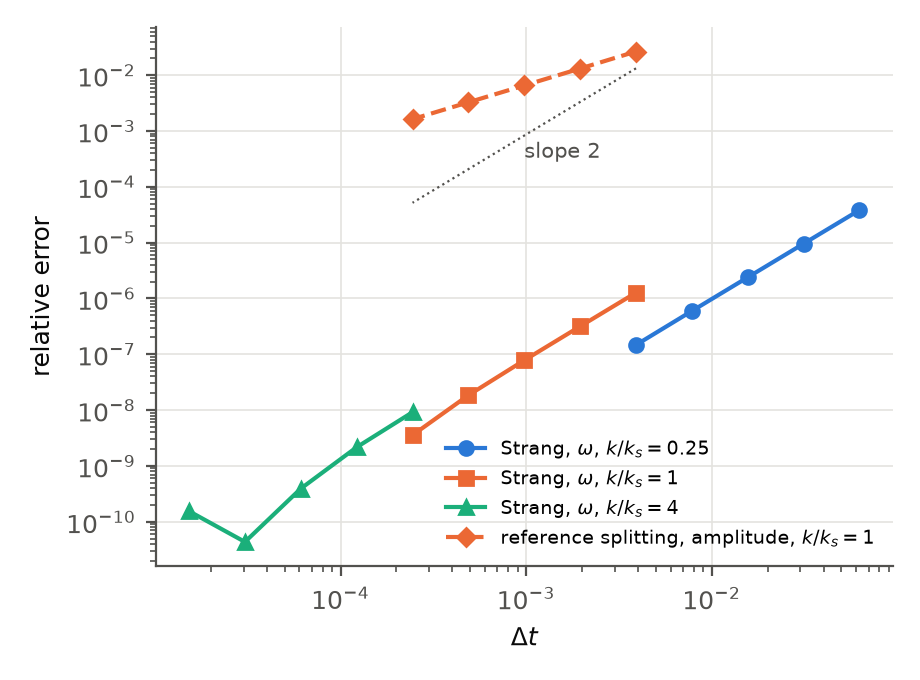
#> input picture papers/ar_bogoliubov_sk/data/fig_convergence.png, 920 x 680 px
$ python script_digitize_fig4.py ../../ar_bogoliubov_sk/data/fig_convergence.png ../../ar_bogoliubov_sk/data/fig_dispersion.png 5
#> lines starting #> are read from the running program, lines starting #| are printed output that depends on the picture; after the words box and inside, x2 and y2 are one past the last pixel; in counts of white or black regions, pixels touching at a corner belong together
"""Pixel digitizer for scatter markers in a cropped figure (Tier X extraction).

usage: digitize_fig4.py CROP.png OUT.json [R]
Finds the axis frame, major ticks, and marker centroids (filled or open circles).
"""
import json
import sys

import numpy as np
from PIL import Image
from scipy import ndimage as ndi

path = sys.argv[1]
r = int(sys.argv[3]) if len(sys.argv) > 3 else 9
im = np.array(Image.open(path).convert('L'))
dark = im < 128
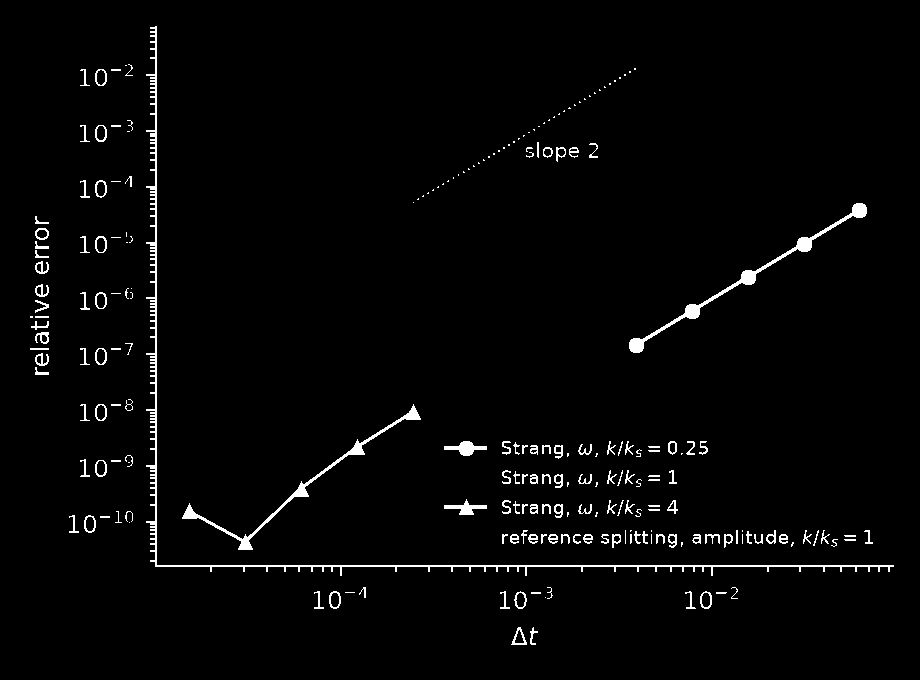
#> dark: shape (680, 920) bool; 2.3% white in thin lines or dots, all inside (x1, y1, x2, y2) = (30, 26, 894, 645)
rows = dark.sum(axis=1)
#> rows = 680 values, max 739 at index 565, min 0 at index 0, mean 21.07
cols = dark.sum(axis=0)
#> cols = 920 values, max 541 at index 155, min 0 at index 0, mean 15.58
xaxis_row = int(np.argmax(rows))
#> xaxis_row = 565
yaxis_col = int(np.argmax(cols))
#> yaxis_col = 155
print('x-axis row', xaxis_row, rows[xaxis_row], 'y-axis col', yaxis_col, cols[yaxis_col])
#| x-axis row 565 739 y-axis col 155 541
band = dark[xaxis_row + 5:xaxis_row + 14, :].sum(axis=0) > 5
xs = np.where(band)[0]
#> xs = [340, 341, 525, 526, 711, 712]
groups = np.split(xs, np.where(np.diff(xs) > 3)[0] + 1)
#> groups = [[340, 341], [525, 526], [711, 712]]
ticks_x = [float(g.mean()) for g in groups if len(g) > 0]
#> ticks_x = [340.5, 525.5, 711.5]
print('x ticks px', [round(t, 1) for t in ticks_x])
#| x ticks px [340.5, 525.5, 711.5]
bandy = dark[:, yaxis_col - 14:yaxis_col - 5].sum(axis=1) > 5
ys = np.where(bandy)[0]
#> ys = empty array
gy = np.split(ys, np.where(np.diff(ys) > 3)[0] + 1)
#> gy = [empty array]
ticks_y = [float(g.mean()) for g in gy if len(g) > 0]
#> ticks_y = []
print('y ticks px', [round(t, 1) for t in ticks_y])
#| y ticks px []
filled = ndi.binary_fill_holes(dark)
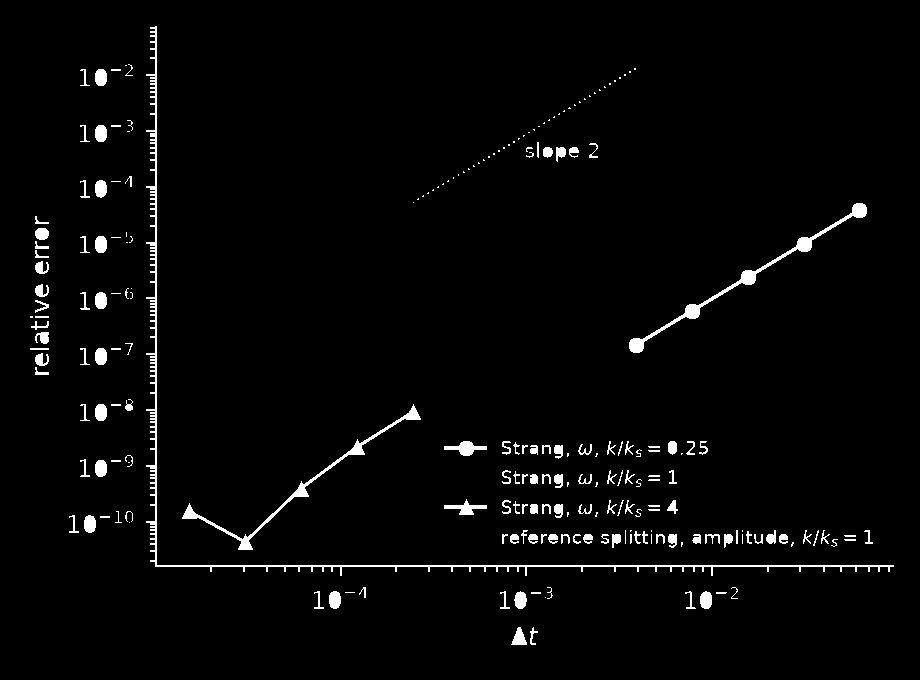
#> filled: shape (680, 920) bool; 2.6% white; 221 white regions (81 under 20 px), largest, box (x1, y1, x2, y2) and area: (146, 26, 894, 576) 3872, (629, 203, 867, 353) 1665, (182, 404, 421, 550) 1373
yy, xx = np.ogrid[-r:r + 1, -r:r + 1]
disk = (xx * xx + yy * yy) <= r * r
op = ndi.binary_opening(filled, structure=disk)
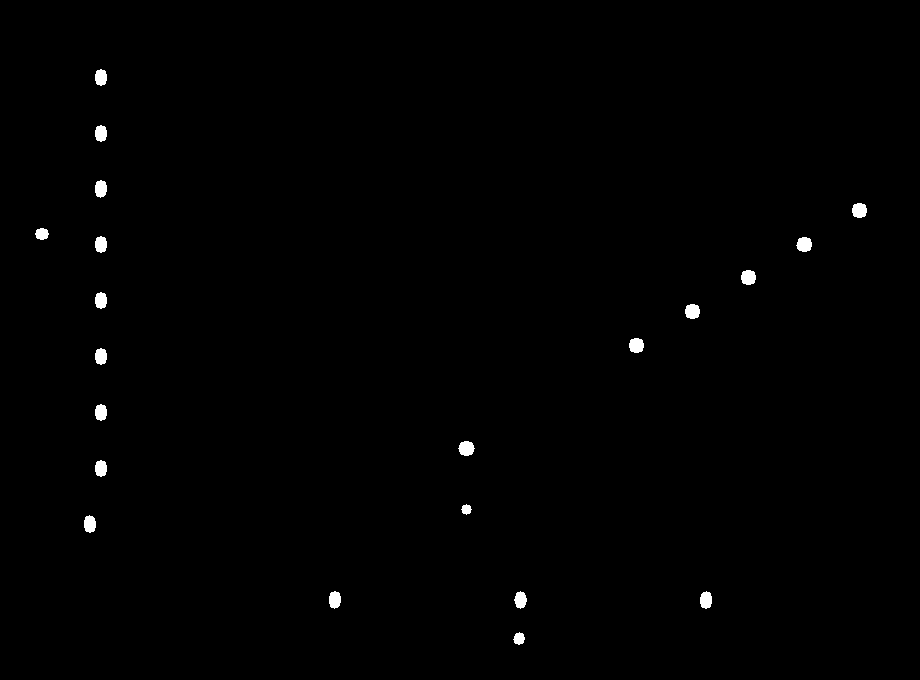
#> op: shape (680, 920) bool; 0.55% white; 21 white regions, largest, box (x1, y1, x2, y2) and area: (458, 441, 475, 456) 191, (796, 237, 812, 252) 188, (852, 203, 867, 218) 185
lab, n = ndi.label(op)
#> lab: shape (680, 920) int32; 22 distinct labels, from 0 to 21
#> n = 21
out = []
for i in range(1, n + 1):
    m = lab == i
    cy, cx = ndi.center_of_mass(m)
    out.append(dict(px=float(cx), py=float(cy), area=float(m.sum()), dark_frac=float(dark[m].mean())))
#> this loop made 21 passes
#> (cy, cx) on passes 1 to 12: (77, 100.5), (133, 100.5), (188.3, 100.4), (210, 859), (233.5, 41.5), (244, 100.5), (244, 803.9), (277, 748), (300, 100.5), (311, 692), (345, 636), (356, 100.5)
#> pass 1, `m = lab == i`:
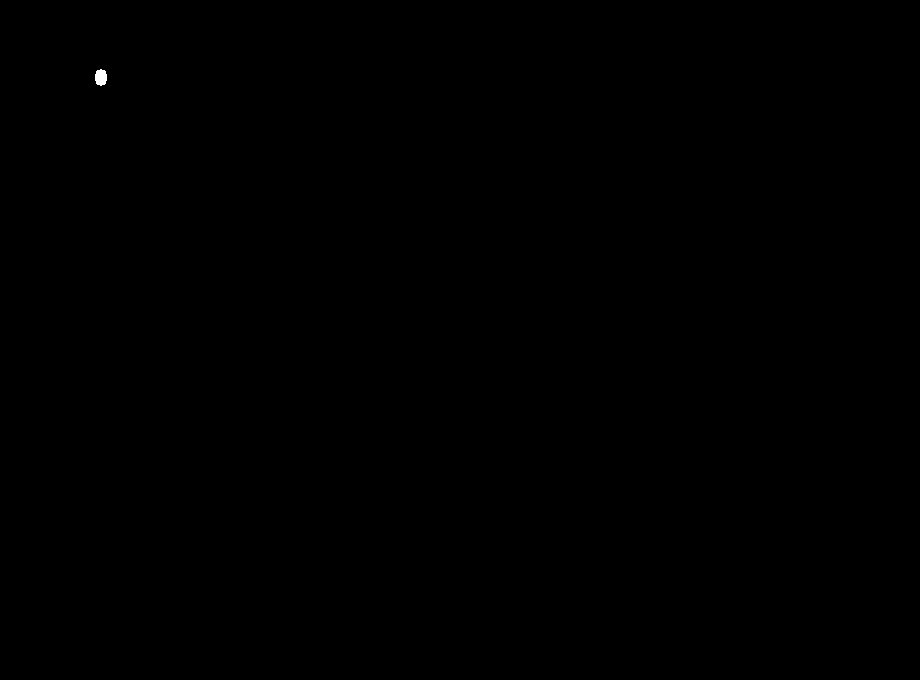
#> m: shape (680, 920) bool; 0.03% white; 1 white region, box (x1, y1, x2, y2) and area: (95, 69, 107, 86) 164
#> after the loop: m: shape (680, 920) bool; 0.02% white; 1 white region, box (x1, y1, x2, y2) and area: (513, 632, 525, 645) 110
#> after the loop, out = 21 items
out.sort(key=lambda d: d['px'])
for d in out:
    print(round(d['px'], 1), round(d['py'], 1), d['area'], round(d['dark_frac'], 2))
#> this loop made 21 passes
#> d on passes 1 to 11: {'px': 41.5, 'py': 233.5, 'area': 128, 'dark_frac': 0.484}, {'px': 89.42, 'py': 523.7, 'area': 172, 'dark_frac': 0.442}, {'px': 100.4, 'py': 188.3, 'area': 172, 'dark_frac': 0.442}, {'px': 100.5, 'py': 77, 'area': 164, 'dark_frac': 0.396}, {'px': 100.5, 'py': 133, 'area': 164, 'dark_frac': 0.409}, {'px': 100.5, 'py': 244, 'area': 164, 'dark_frac': 0.409}, {'px': 100.5, 'py': 300, 'area': 164, 'dark_frac': 0.409}, {'px': 100.5, 'py': 356, 'area': 164, 'dark_frac': 0.402}, {'px': 100.5, 'py': 412, 'area': 164, 'dark_frac': 0.396}, {'px': 100.5, 'py': 468, 'area': 164, 'dark_frac': 0.409}, {'px': 334.4, 'py': 599.3, 'area': 172, 'dark_frac': 0.442}
#| 41.5 233.5 128.0 0.48
#| 89.4 523.7 172.0 0.44
#| 100.4 188.3 172.0 0.44
#| 100.5 77.0 164.0 0.4
#| 100.5 133.0 164.0 0.41
#| 100.5 244.0 164.0 0.41
#| 100.5 300.0 164.0 0.41
#| 100.5 356.0 164.0 0.4
#> (further printed lines are left out)
json.dump(dict(xaxis_row=xaxis_row, yaxis_col=yaxis_col, ticks_x=ticks_x, ticks_y=ticks_y, markers=out),
          open(sys.argv[2], 'w'))

$ run again, on papers/ar_bogoliubov_sk/data/fig_helium.png
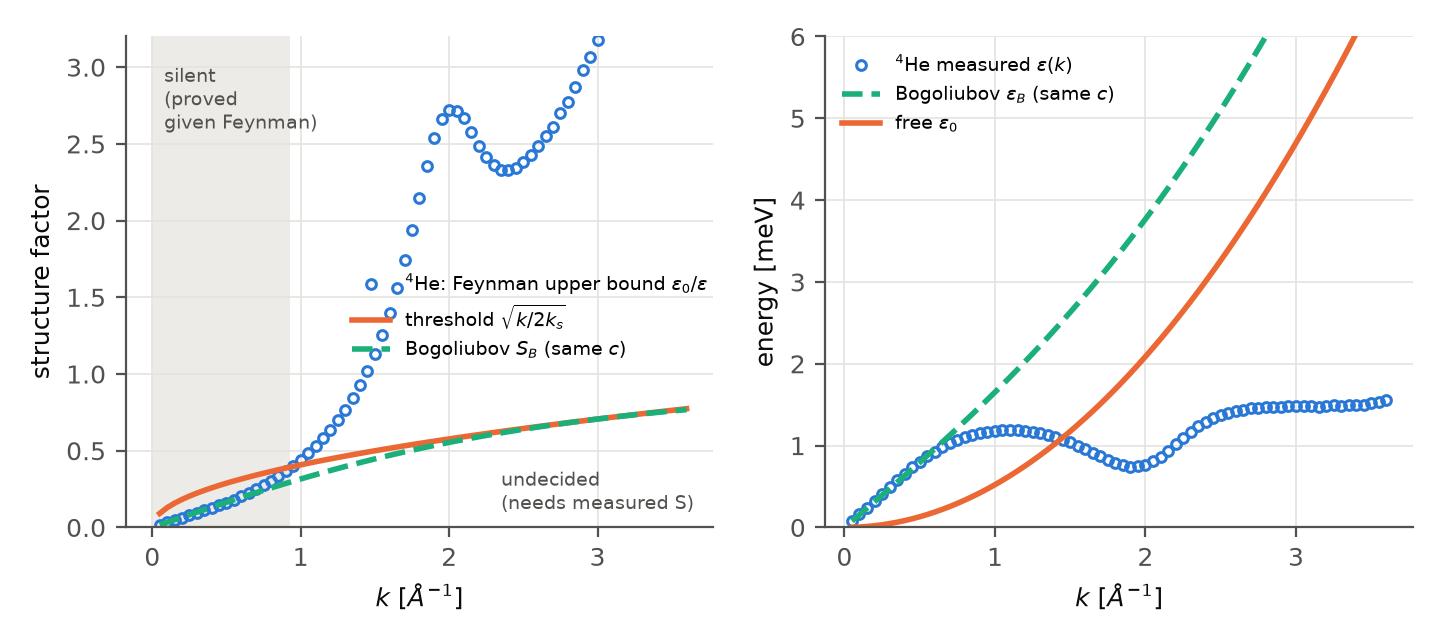
#> input picture papers/ar_bogoliubov_sk/data/fig_helium.png, 1440 x 640 px
#> `dark = im < 128`:
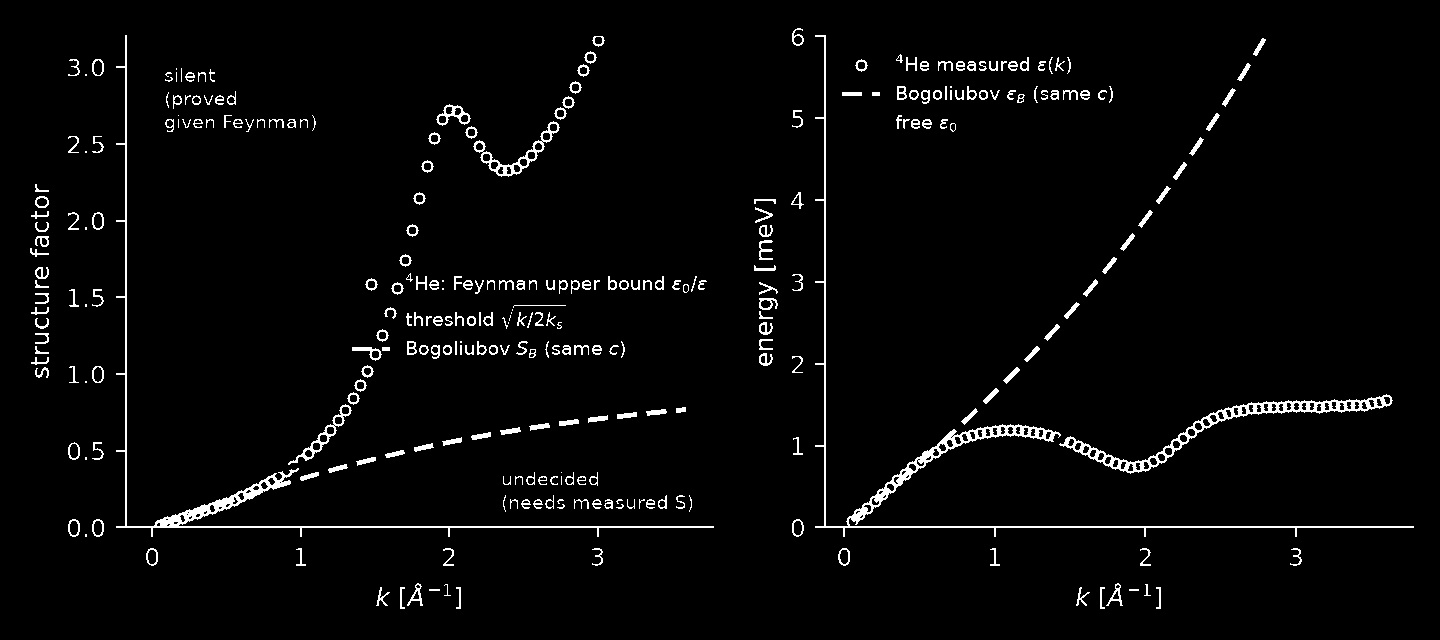
#> dark: shape (640, 1440) bool; 3% white in thin lines or dots, all inside (x1, y1, x2, y2) = (30, 28, 1414, 609)
#> rows = 640 values, max 1209 at index 526, min 0 at index 0, mean 42.75
#> cols = 1440 values, max 493 at index 125, min 0 at index 0, mean 19
#> xaxis_row = 526
#> yaxis_col = 125
#| x-axis row 526 1209 y-axis col 125 493
#> xs = [151, 152, 300, 301, 448, 449, 597, 598, 843, 844, 994, 995, 1144, 1145, 1295, 1296]
#> groups = [[151, 152], [300, 301], [448, 449], [597, 598], [843, 844], [994, 995], [1144, 1145], [1295, 1296]]
#> ticks_x = [151.5, 300.5, 448.5, 597.5, 843.5, 994.5, 1144.5, 1295.5]
#| x ticks px [151.5, 300.5, 448.5, 597.5, 843.5, 994.5, 1144.5, 1295.5]
#> ys = empty array
#> gy = [empty array]
#> ticks_y = []
#| y ticks px []
#> filled: shape (640, 1440) bool; 3.7% white; 299 white regions (31 under 20 px), largest, box (x1, y1, x2, y2) and area: (815, 35, 1414, 537) 4968, (116, 35, 714, 537) 3919, (1059, 394, 1393, 474) 3843
#> `op = ndi.binary_opening(filled, structure=disk)`:
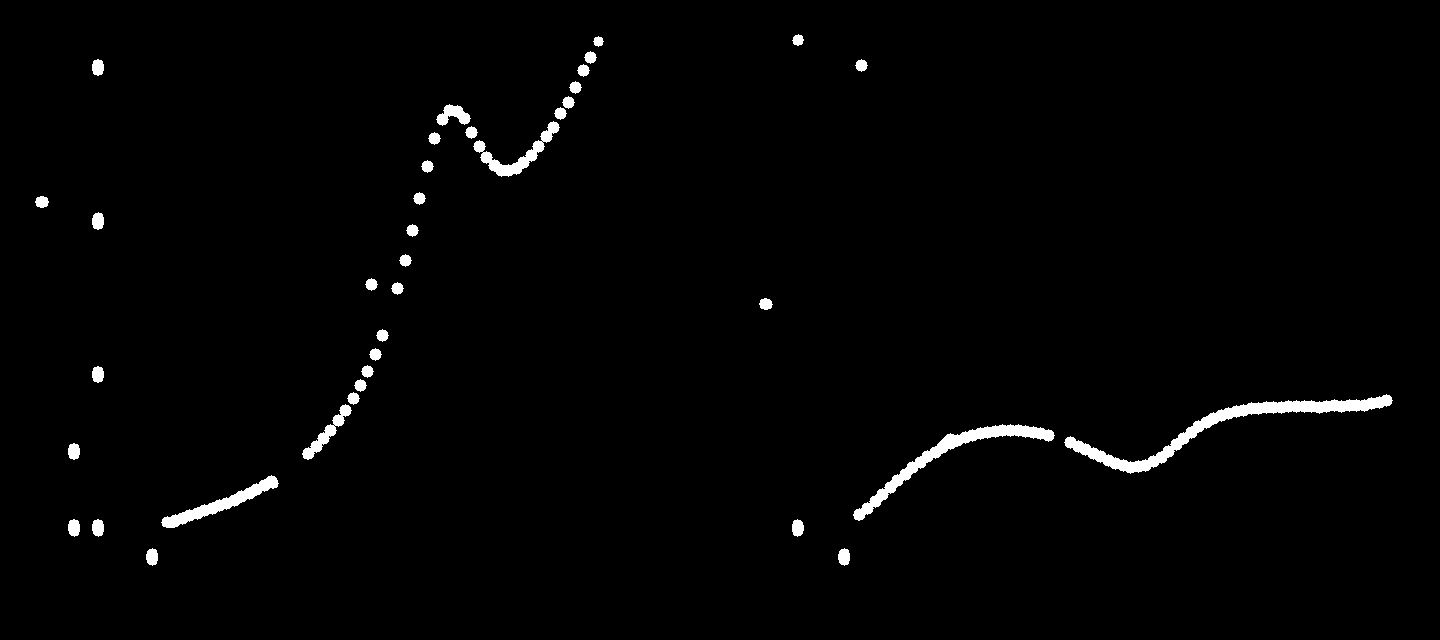
#> op: shape (640, 1440) bool; 1.5% white; 38 white regions, largest, box (x1, y1, x2, y2) and area: (1064, 394, 1393, 474) 3827, (853, 424, 1055, 521) 2496, (161, 475, 279, 528) 1381
#> lab: shape (640, 1440) int32; 42 distinct labels, from 0 to 41
#> n = 41
#> the loop `for i in range(1, n + 1):` made 41 passes
#> (cy, cx) on passes 1 to 8: (39.64, 797.6), (41, 598), (57, 590), (67, 97.5), (65, 861), (70, 583), (87, 575), (102, 568)
#> after the loop `for i in range(1, n + 1):`: out = 41 items
#> the loop `for d in out:` made 41 passes
#> d on passes 1 to 7: {'px': 41.5, 'py': 201.5, 'area': 128, 'dark_frac': 0.484}, {'px': 73.5, 'py': 451, 'area': 164, 'dark_frac': 0.409}, {'px': 73.58, 'py': 527.3, 'area': 172, 'dark_frac': 0.442}, {'px': 97.5, 'py': 67, 'area': 164, 'dark_frac': 0.409}, {'px': 97.5, 'py': 374, 'area': 164, 'dark_frac': 0.396}, {'px': 97.58, 'py': 220.7, 'area': 172, 'dark_frac': 0.436}, {'px': 97.58, 'py': 527.3, 'area': 172, 'dark_frac': 0.442}
#> (printed output is left out)

$ run again, on papers/ar_bogoliubov_sk/data/fig_s_over_bound.png
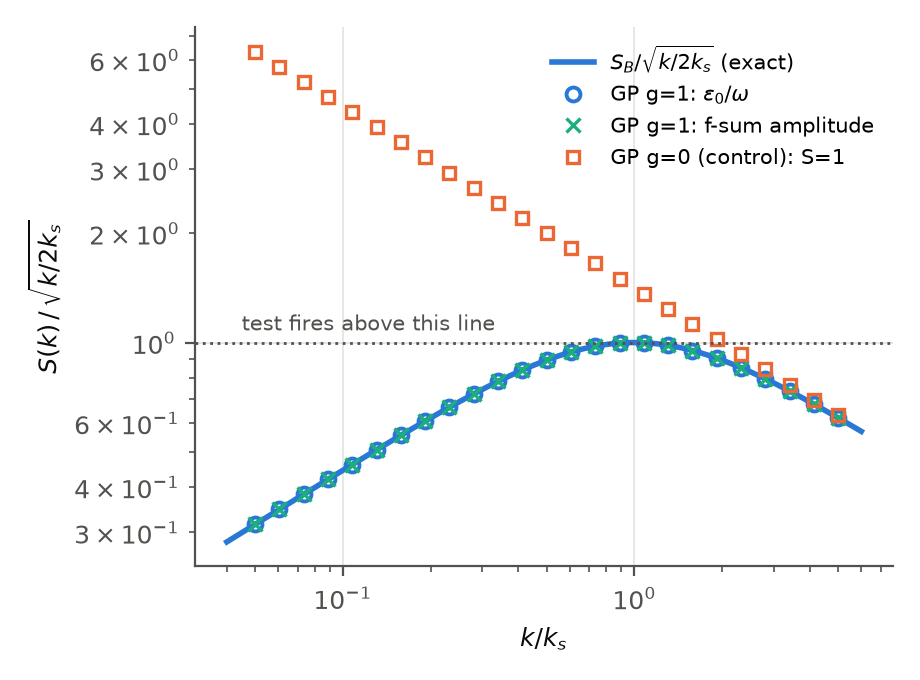
#> input picture papers/ar_bogoliubov_sk/data/fig_s_over_bound.png, 920 x 680 px
#> `dark = im < 128`:
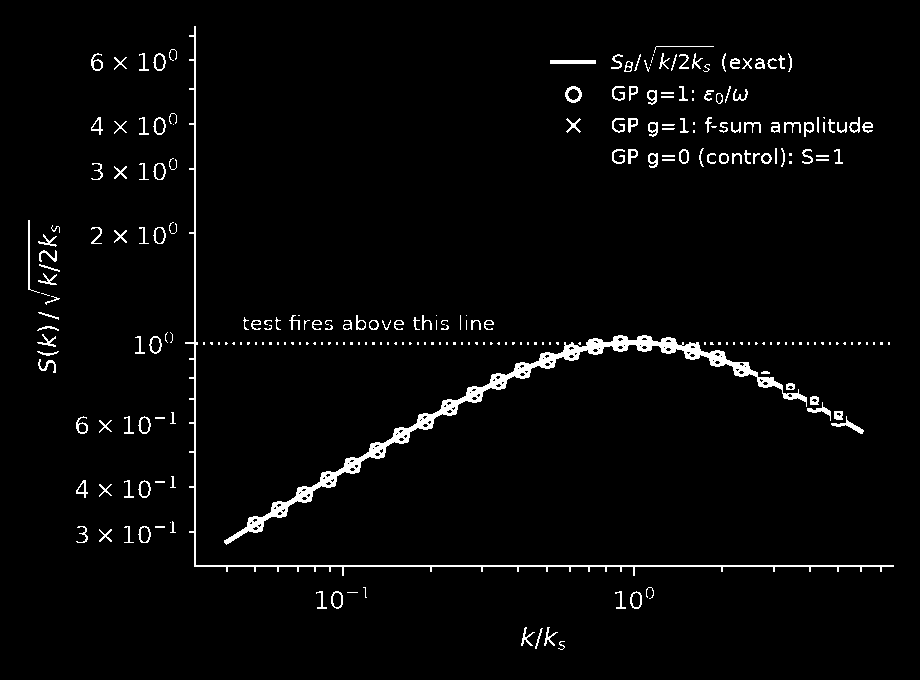
#> dark: shape (680, 920) bool; 2.9% white; 258 white regions (107 under 20 px), largest, box (x1, y1, x2, y2) and area: (224, 335, 807, 545) 6055, (185, 26, 894, 576) 2868, (550, 60, 596, 64) 184
#> rows = 680 values, max 700 at index 565, min 0 at index 0, mean 26.61
#> cols = 920 values, max 541 at index 194, min 0 at index 0, mean 19.67
#> xaxis_row = 565
#> yaxis_col = 194
#| x-axis row 565 700 y-axis col 194 541
#> xs = [342, 343, 633, 634]
#> groups = [[342, 343], [633, 634]]
#> ticks_x = [342.5, 633.5]
#| x ticks px [342.5, 633.5]
#> ys = empty array
#> gy = [empty array]
#> ticks_y = []
#| y ticks px []
#> filled: shape (680, 920) bool; 3.3% white; 258 white regions (107 under 20 px), largest, box (x1, y1, x2, y2) and area: (224, 335, 807, 545) 6578, (185, 26, 894, 576) 2868, (565, 86, 582, 103) 225
#> `op = ndi.binary_opening(filled, structure=disk)`:
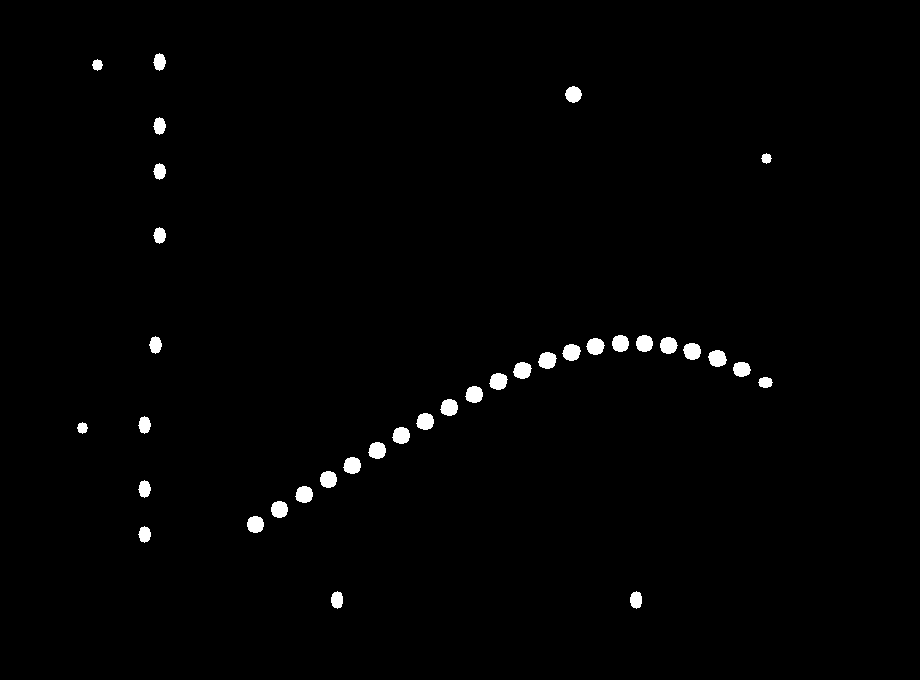
#> op: shape (680, 920) bool; 1.2% white; 36 white regions, largest, box (x1, y1, x2, y2) and area: (708, 350, 727, 367) 245, (538, 352, 557, 369) 244, (513, 362, 532, 379) 244
#> lab: shape (680, 920) int32; 37 distinct labels, from 0 to 36
#> n = 36
#> the loop `for i in range(1, n + 1):` made 36 passes
#> (cy, cx) on passes 1 to 8: (61.5, 159.2), (64.5, 97), (94, 573), (125.5, 159.2), (158, 766), (171, 159.3), (235, 159.3), (343, 620)
#> after the loop `for i in range(1, n + 1):`: out = 36 items
#> the loop `for d in out:` made 36 passes
#> d on passes 1 to 7: {'px': 82, 'py': 427.5, 'area': 92, 'dark_frac': 0.457}, {'px': 97, 'py': 64.5, 'area': 92, 'dark_frac': 0.457}, {'px': 144.2, 'py': 424.5, 'area': 165, 'dark_frac': 0.436}, {'px': 144.2, 'py': 488.5, 'area': 165, 'dark_frac': 0.436}, {'px': 144.3, 'py': 534, 'area': 157, 'dark_frac': 0.389}, {'px': 155.1, 'py': 344.5, 'area': 166, 'dark_frac': 0.428}, {'px': 159.2, 'py': 61.5, 'area': 165, 'dark_frac': 0.436}
#> (printed output is left out)
